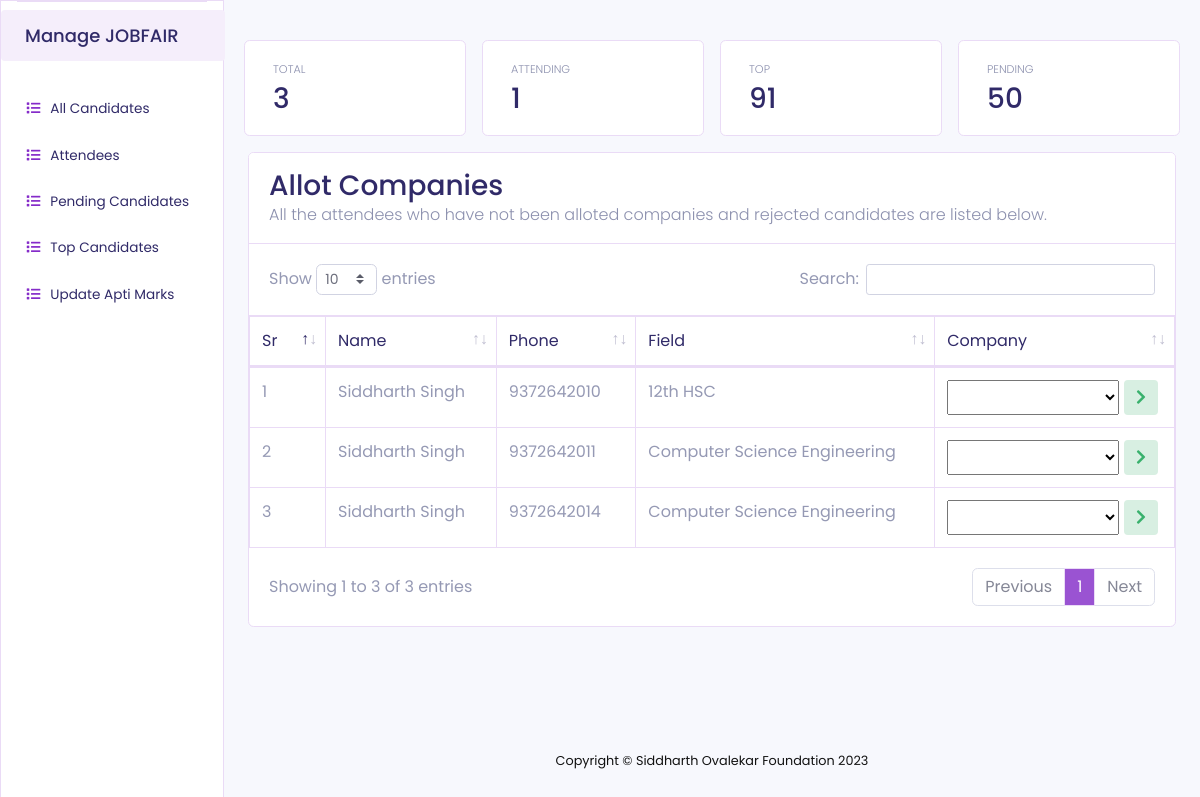
The page /admin/attendees.php on the database its author committed.
### tables this page shows
CREATE TABLE `students` (
  `id` int(11) NOT NULL,
  `first_name` varchar(50) NOT NULL,
  `last_name` varchar(50) NOT NULL,
  `phone` bigint(15) NOT NULL,
  `email` varchar(500) NOT NULL,
  `college` varchar(250) NOT NULL,
  `category` varchar(100) NOT NULL,
  `field` varchar(300) NOT NULL,
  `tenth_marks` float NOT NULL,
  `twelfth_marks` float NOT NULL DEFAULT 0,
  `degree_marks` float NOT NULL DEFAULT 0,
  `year_of_passing` int(11) NOT NULL,
  `path` varchar(1000) NOT NULL,
  `dob` date NOT NULL,
  `attended` int(11) NOT NULL DEFAULT 0,
  `top` int(11) NOT NULL DEFAULT 0,
  `apti_marks` int(11) NOT NULL DEFAULT 0
);

### admin/attendees.php (the view, shortened to what this page needs)
<?php
include("../connect.php");
?>
<!DOCTYPE html>
<html lang="en">
<head>
    <link href="assets/vendor/fontawesome-free/css/all.min.css" rel="stylesheet" type="text/css">
    <link href="assets/vendor/datatables/dataTables.bootstrap4.min.css" rel="stylesheet">
    <link href="assets/css/sb-admin-2.min.css" rel="stylesheet">
    <link rel="stylesheet" href="https://cdnjs.cloudflare.com/ajax/libs/selectize.js/0.12.6/css/selectize.bootstrap3.min.css" />
</head>
<body id="page-top">
    <div id="wrapper">
        <?php include("./sidebar.php"); ?>
        <?php
        $q1 = "select count(*) as count from students";
        $q2 = "select count(*) as count from students where attended = 1";
        $c1 = mysqli_query($conn, $q1)->fetch_assoc()["count"];
        $c2 = mysqli_query($conn, $q2)->fetch_assoc()["count"];
        ?>
        <div id="content-wrapper" class="d-flex flex-column">
            <div id="content">
                <div class="container-fluid mt-md-4">
                    <div class="row">
                        <div class="col-lg-3 col-md-6 col-xs-12 py-1 py-md-2 py-lg-3">
                            <div class="card " style="padding: 20px;background-color: #fff;">
                                <div class="col mr-2 d-flex h-100" style="flex-direction: column;justify-content:end!important;">
                                    <div class="text-xs mycardsubtitle font-weight-light text-uppercase mb-1" style="color:#8c90ae">Total </div>
                                    <h3 class="m-0 font-weight-medium" style="color: #302a68;"><?php echo $c1; ?><span style="font-size:16px"></span></h3>
                                </div>
                            </div>
                        </div>
                        <div class="col-lg-3 col-md-6 col-xs-12 py-1 py-md-2 py-lg-3">
                            <div class="card " style="padding: 20px;background-color: #fff;">
                                <div class="col mr-2 d-flex h-100" style="flex-direction: column;justify-content:end!important;">
                                    <div class="text-xs mycardsubtitle font-weight-light text-uppercase mb-1" style="color:#8c90ae">Attending </div>
                                    <h3 class="m-0 font-weight-medium" style="color: #302a68;"><?php echo $c2; ?><span style="font-size:16px"></span></h3>
                                </div>
                            </div>
                        </div>
                        <div class="col-lg-3 col-md-6 col-xs-12 py-1 py-md-2 py-lg-3">
                            <div class="card " style="padding: 20px;background-color: #fff;">
                                <div class="col mr-2 d-flex h-100" style="flex-direction: column;justify-content:end!important;">
                                    <div class="text-xs mycardsubtitle font-weight-light text-uppercase mb-1" style="color:#8c90ae">Top </div>
                                    <h3 class="m-0 font-weight-medium" style="color: #302a68;">91<span style="font-size:16px"></span></h3>
                                </div>
                            </div>
                        </div>
                        <div class="col-lg-3 col-md-6 col-xs-12 py-1 py-md-2 py-lg-3">
                            <div class="card " style="padding: 20px;background-color: #fff;">
                                <div class="col mr-2 d-flex h-100" style="flex-direction: column;justify-content:end!important;">
                                    <div class="text-xs mycardsubtitle font-weight-light text-uppercase mb-1" style="color:#8c90ae">Pending </div>
                                    <h3 class="m-0 font-weight-medium" style="color: #302a68;">50<span style="font-size:16px"></span></h3>
                                </div>
                            </div>
                        </div>
                    </div>
                    <div class="card mb-4">
                        <div class="card-header py-3" style="border-bottom:1.5px solid #eadbf6; ">
                            <h3 class="m-0 font-weight-medium" style="color:#302a68;">Allot Companies</h3>
                            <p class="m-0 font-weight-light" style="color:#8c90ae;">All the attendees who have not been alloted companies and rejected candidates are listed below.</p>
                        </div>
                        <div class="card-body p-0">
                            <div class="table-responsive">
                                <table class="table table-bordered" id="dataTable" width="100%" cellspacing="0">
                                    <thead>
                                        <tr>
                                            <th>Sr</th>
                                            <th>Name</th>
                                            <th>Phone</th>
                                            <th>Field</th>
                                            <th>Company</th>
                                        </tr>
                                    </thead>
                                    <tbody>
                                        <?php
                                        $q = "select * from students";
                                        $r = mysqli_query($conn, $q);
                                        $i = 1;
                                        while ($res = $r->fetch_assoc()) {
                                            $company_query = "select * from companies";
                                            $company_query_res = mysqli_query($conn, $company_query);
                                            $companylist = "";
                                            while ($company = $company_query_res->fetch_assoc()) {
                                                $companylist .= "<option value='" . $company['id'] . "'>" . $company['company_name'] . "</option>";
                                            }
                                            echo "<tr>
                                                    <td>" . $i . "</td>
                                                    <td>" . $res['first_name'] . " " . $res['last_name'] . "</td>
                                                    <td>" . $res['phone'] . "</td>
                                                    <td>" . $res['field'] . "</td>
                                                    <td style='display:flex;gap:5px;'>
                                                    <select onchange='btneanbler(this," . $res['phone'] . ")' id='select-state' style='width:80%' placeholder='Company'>
                                                        <option value=''></option>
                                                        $companylist
                                                    </select>
                                                    <button id=" . $res['phone'] . " onclick='allot(this)' style='border:none;height: 35px;color: #39b16d;background-color:#d8efe2;border-radius:4px;padding:6px 12px;' disabled><i class='fas fa-chevron-right'></i></button>
                                                    </td>
                                                  </td>
                                                </tr>";
                                            $i++;
                                        }
                                        ?>
                                    </tbody>
                                </table>
                            </div>
                        </div>
                    </div>
                </div>
            </div>
            <footer class="sticky-footer">
                <div class="container my-auto">
                    <div class="copyright text-center my-auto">
                        <span>Copyright &copy; Siddharth Ovalekar Foundation 2023</span>
                    </div>
                </div>
            </footer>
        </div>
    </div>
</body>
</html>

### rows shown on the page
students: first_name "Siddharth", last_name "Singh", phone "9372642010", field "12th HSC"
students: first_name "Siddharth", last_name "Singh", phone "9372642011", field "Computer Science Engineering"
students: first_name "Siddharth", last_name "Singh", phone "9372642014", field "Computer Science Engineering"

### other values the page prints
$c1 "3"
$c2 "1"
